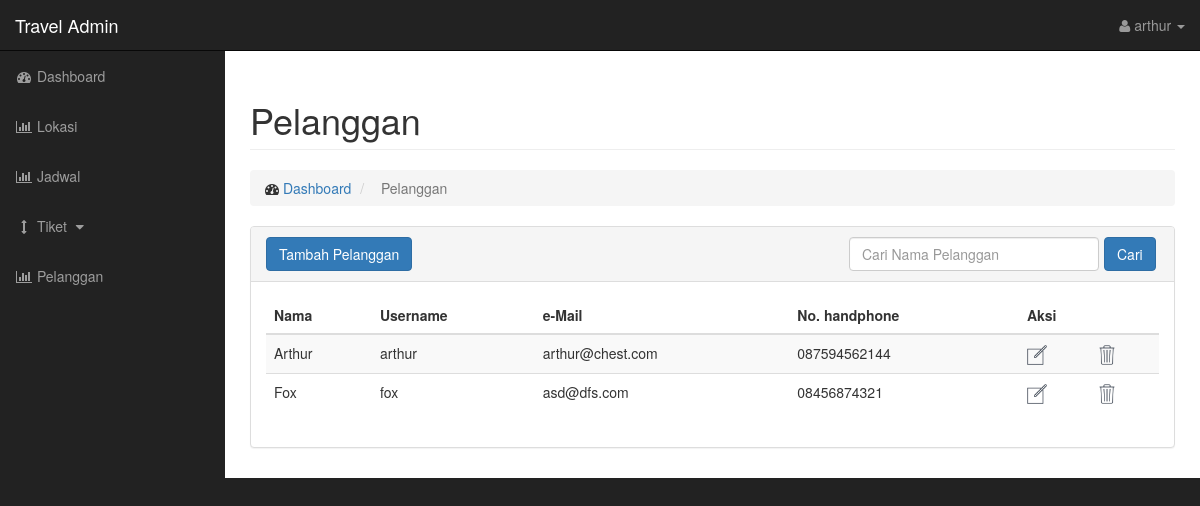
Before: /admin/pelanggan.php (signed in) with the older database file.
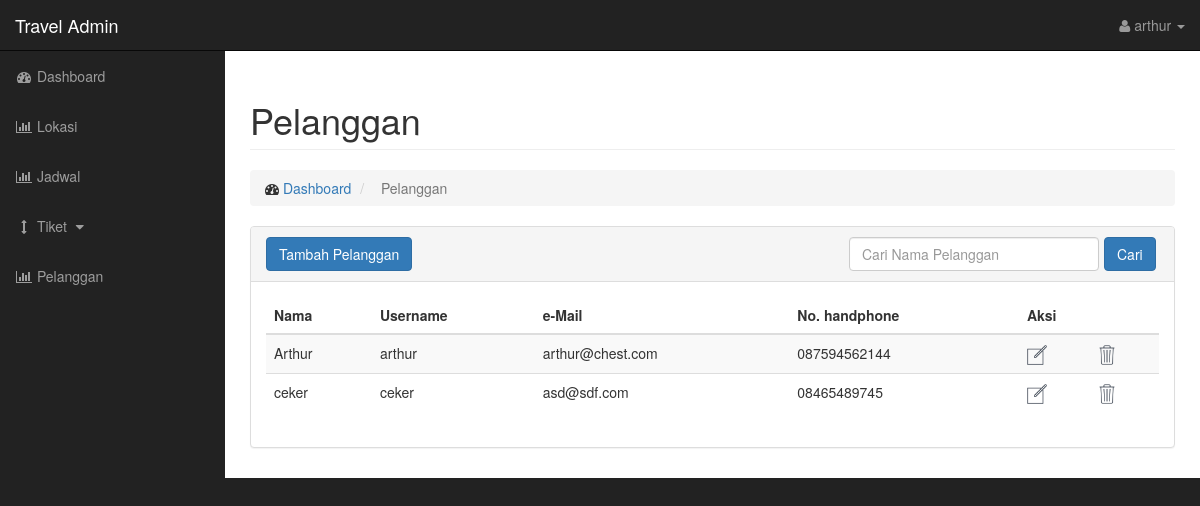
After: the same page with the newer database file.
### tables this page shows
CREATE TABLE `pelanggan` (
  `id` int(11) NOT NULL AUTO_INCREMENT,
  `nama` varchar(255) DEFAULT NULL,
  `email` varchar(255) DEFAULT NULL,
  `no_hp` varchar(255) DEFAULT NULL,
  `username` varchar(255) NOT NULL,
  `password` varchar(255) DEFAULT NULL,
  PRIMARY KEY (`id`,`username`)
);

### admin/pelanggan.php (the view, shortened to what this page needs)
<!DOCTYPE html>
<html lang="en">
<head>
    <link href="css/bootstrap.min.css" rel="stylesheet">
    <link href="css/sb-admin.css" rel="stylesheet">
    <link href="css/plugins/morris.css" rel="stylesheet">
    <link href="font-awesome/css/font-awesome.min.css" rel="stylesheet" type="text/css">
    <link rel="stylesheet" href="css/datepicker.css">
</head>
<body>
    <div id="wrapper">
        <?php include "header.php" ?>
        <div id="page-wrapper">
            <div class="container-fluid">
                <div class="row">
                    <div class="col-lg-12">
                        <h1 class="page-header">
                            Pelanggan
                        </h1>
                        <ol class="breadcrumb">
                            <li>
                                <i class="fa fa-dashboard"></i>  <a href="index.html">Dashboard</a>
                            </li>
                            <li class="active">
                                <i class="fa"></i> Pelanggan
                            </li>
                        </ol>
                    </div>
                </div>
                <div class="row">
                    <div class="col-lg-12">
                        <div class="panel panel-default">
                            <div class="panel-heading" align="right">
                                <form role="form">
                                    <table width="100%">
                                        <tr>
                                            <td><a href="tambah_pelanggan.php" class="btn btn-primary">Tambah Pelanggan</a></td>
                                            <td width="250"><input class="form-control" placeholder="Cari Nama Pelanggan"></td>
                                            <td width="5">&nbsp</td>
                                            <td width="55"><button type="submit" class="btn btn-primary">Cari</button></td>
                                        </tr>
                                    </table>
                                </form>
                            </div>
                            <div class="panel-body">
                                <div class="table-responsive">
                                    <table class="table table-hover table-striped">
                                        <thead>
                                            <tr>
                                                <th>Nama</th>
                                                <th>Username</th>
                                                <th>e-Mail</th>
                                                <th>No. handphone</th>
                                                <th colspan="2">Aksi</th>
                                            </tr>
                                        </thead>
                                        <tbody>
                                            <?php
                                            $link=koneksi_db();
                                            $sql="SELECT * FROM pelanggan ORDER BY nama";
                                            $res=mysql_query($sql,$link);
                                            while ($data=mysql_fetch_array($res)) {
                                            ?>
                                            <tr>
                                                <td><?php echo $data[1] ?></td>
                                                <td><?php echo $data[4] ?></td>
                                                <td><?php echo $data[2] ?></td>
                                                <td><?php echo $data[3] ?></td>
                                                <td><a href="hapus_data.php?kd_lokasi=<?php echo $data[0]?>"><img style="width:20px" src="img/edit.png"></a></td>
                                                <td><a href="hapus_data.php?kd=<?php echo $data[0]?>&t=pelanggan"><img style="width:20px" src="img/delete.png"></td>
                                            </tr>
                                            <?php } ?>
                                        </tbody>
                                    </table>
                                </div>
                            </div>
                        </div>
                    </div>
                </div>
            </div>
        </div>
    </div>
</body>
</html>

Changed rows visible on the page:
removed pelanggan: nama "Fox", username "fox", email "asd@dfs.com", no_hp "08456874321"
added pelanggan: nama "ceker", username "ceker", email "asd@sdf.com", no_hp "08465489745"
